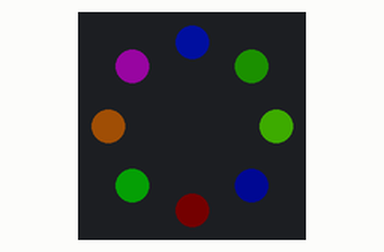
A program run on a simulated ESP32 board running MicroPython. Parts: 8 RGB LEDs in a ring, first at the top, clockwise. Dim RGB values are drawn brighter than linear; the interpreter's speed is modelled, so counts of loop turns are approximate; library files of the repository ran but are not shown: ws2812.py.

Above: at 0.6 s.
At 3.8 s:
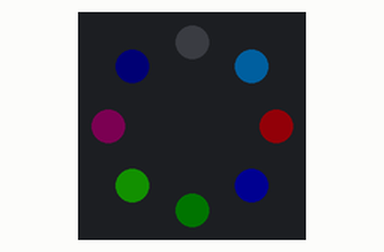
At 8.7 s:
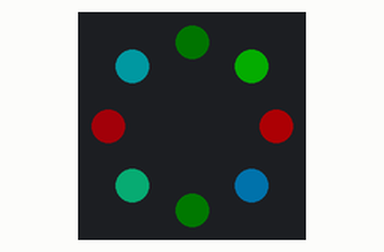
At 18.5 s:
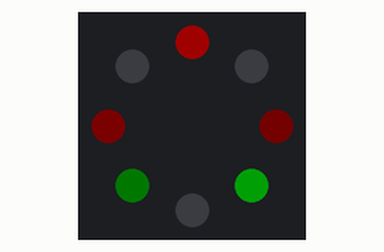
At 28.3 s:
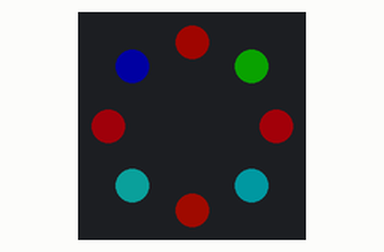
At 38.1 s:
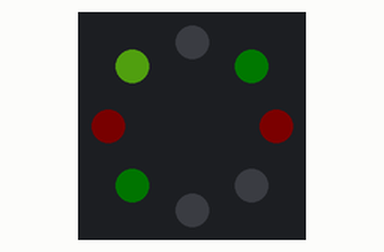
Timing chart, 0 to 40.0 s (numbered marks = the images above):
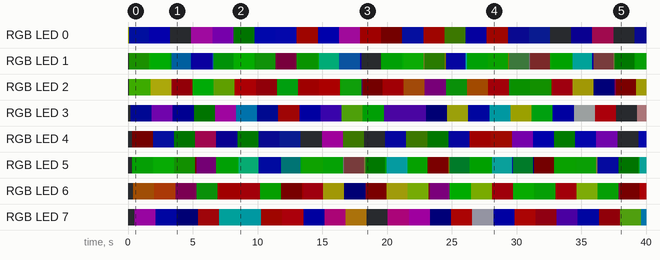

Measured:
- by itself, RGB LED 0: off → RGB(32, 34, 0) at 0.01 s, → RGB(0, 3, 32) 0.10 s later, → RGB(1, 0, 48) 1.5 s later, → off 1.6 s later, … (26 changes in this stretch)
- by itself, RGB LED 4: off → RGB(1, 0, 0) at 0.31 s, → RGB(1, 3, 32) 1.6 s later, → RGB(0, 1, 0) 1.6 s later, → RGB(33, 1, 16) 1.6 s later, … (25 changes in this stretch)
- what the display in image 1 shows lasts 1.1 s, from 3.8 s to 4.9 s

The program:

ws2812_advanced.py
```python
import machine
import math
import time

from ws2812 import WS2812

ring = WS2812(spi_bus=1, led_count=16, intensity=0.1)

def data_generator(led_count):
    data = [(0, 0, 0) for i in range(led_count)]
    step = 0
    while True:
        red = int((1 + math.sin(step * 0.1324)) * 127)
        green = int((1 + math.sin(step * 0.1654)) * 127)
        blue = int((1 + math.sin(step * 0.1)) * 127)
        data[step % led_count] = (red, green, blue)
        yield data
        step += 1

for data in data_generator(ring.led_count):
    ring.show(data)
    time.sleep_ms(100)
```
